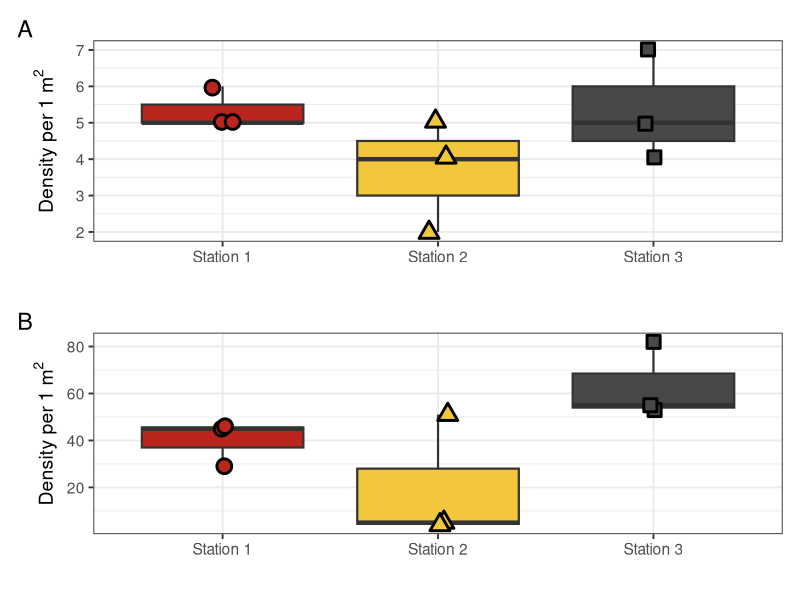
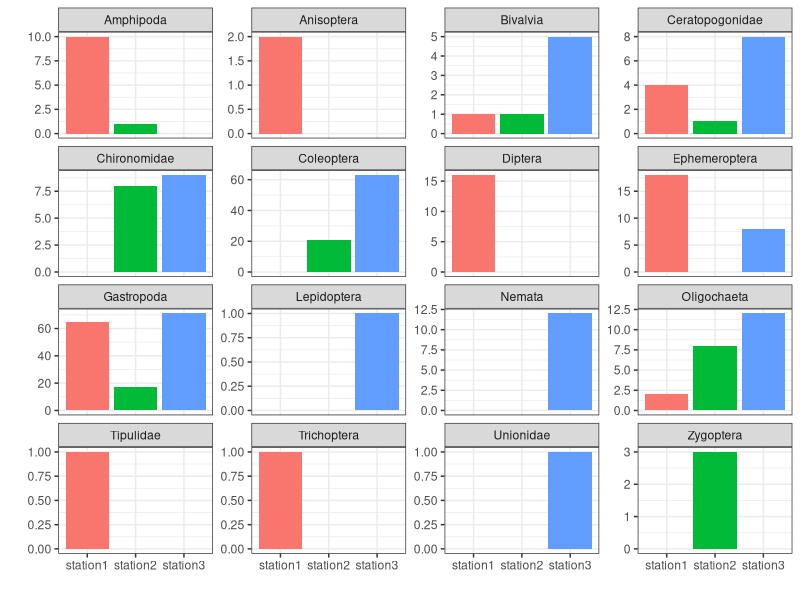
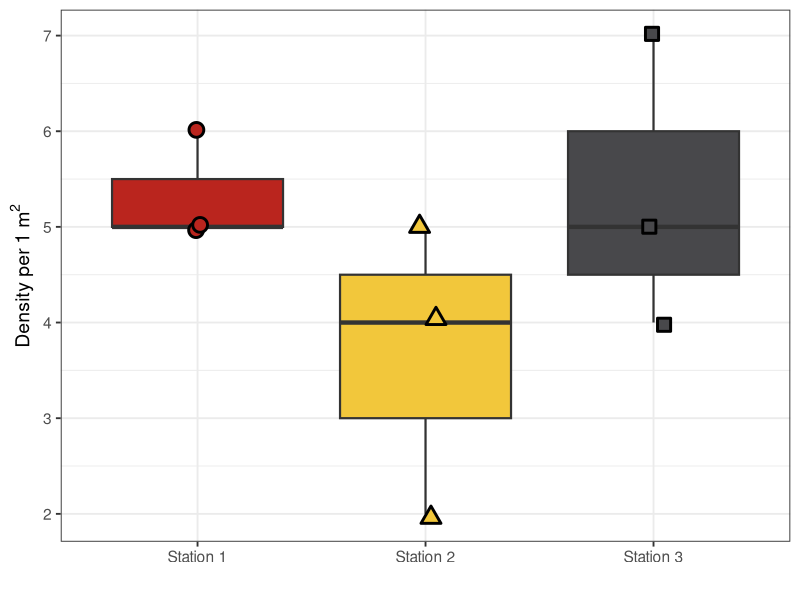
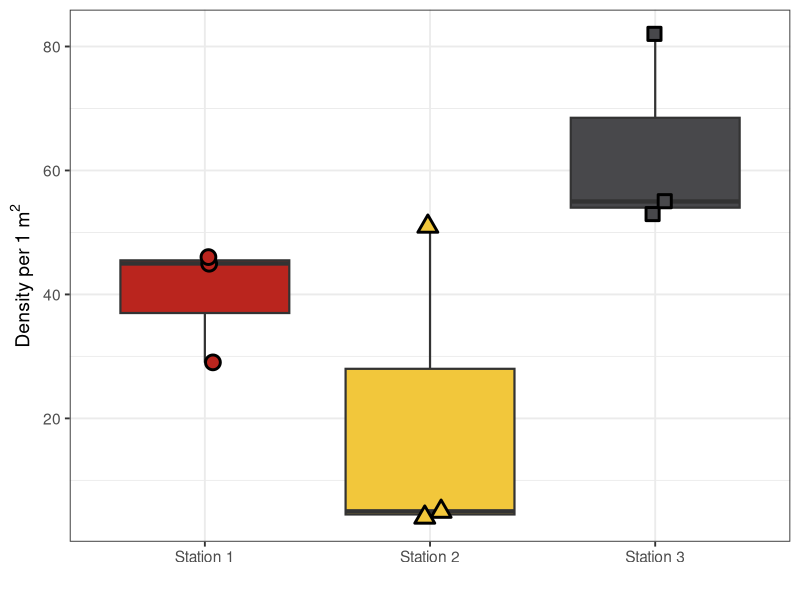

These charts were generated, in order, by the following R code:
# Libraries -----------------------------------------------------------------

library(tidyverse)
library(vegan)
library(patchwork)


# data --------------------------------------------------------------------
invert_data <- read.csv("data/invert_data.csv")
str(invert_data)
colnames(invert_data)


# Make into Univariate Dataframe ------------------------------------------

invert_data <- invert_data %>% 
  separate(site, c('site','sample'))
invert <- invert_data %>% select(Nemata:Unionidae)
env <- invert_data %>% select(site:sample)
invert_1m <- invert*10

#Vegan functions
richness <- specnumber(invert)
abundance <- rowSums(invert)
#Shannon-weaver
H <- diversity(invert, index = "shannon")
#Simpsons
D <- diversity(invert, "simpson")
#Pielous' evenness
J <- H/log(richness)

univariate <-  env
univariate$richness <- richness
univariate$shannon <- H
univariate$abundance <- abundance
univariate$simpson <- D
univariate$evenness <- J

write.csv(univariate, "data/univariate_data.csv", row.names = FALSE)

# Summary Table -----------------------------------------------------------

univariate %>% 
  group_by(site) %>%
  summarise(S_mean = mean(richness),
            S_sd = sd(richness))
sum_table <- univariate %>% 
  group_by(site) %>% 
  summarise(across(
    .cols = where(is.numeric),
    .fns = list(Mean = mean, SD = sd, min = min), na.rm = TRUE, 
    .names = "{col}_{fn}"
  ))
sum_table <- sum_table %>% t %>% as.data.frame()
write.csv(sum_table, "data/univariate_summary.csv", row.names = TRUE)


# Figures -----------------------------------------------------------------

richness_plot <- ggplot(univariate, aes(x = site, y = richness)) +
  geom_boxplot(lwd = 0.75, aes(fill= site)) +
  geom_jitter(aes(shape = site, fill = site), 
              size = 4, stroke = 1.5, width = 0.05, height = 0.05)+
  theme_bw(14) +
  scale_shape_manual(values = c(21, 24, 22))+
  scale_fill_manual(values = c("#BA251E","#F2C73B", "#48484B")) +
  theme(legend.position = "none") +
  labs(x = "", 
       y = (expression(paste("Density per 1"," ",m^2)))) +
  scale_x_discrete(labels = c("station1" = "Station 1", 
                              "station2" = "Station 2", 
                              "station3" = "Station 3"))

ggsave("output/richness_plot.jpg", richness_plot)  

density_plot <- ggplot(univariate, aes(x = site, y = abundance)) +
  geom_boxplot(lwd = 0.75, aes(fill= site)) +
  geom_jitter(aes(shape = site, fill = site), 
              size = 4, stroke = 1.5, width = 0.05, height = 0.05)+
  theme_bw(14) +
  scale_shape_manual(values = c(21, 24, 22))+
  scale_fill_manual(values = c("#BA251E","#F2C73B", "#48484B")) +
  theme(legend.position = "none") +
  labs(x = "", 
       y = (expression(paste("Density per 1"," ",m^2)))) +
  scale_x_discrete(labels = c("station1" = "Station 1", 
                              "station2" = "Station 2", 
                              "station3" = "Station 3"))

ggsave("output/density_plot.jpg", density_plot)  

richness_plot / density_plot + plot_annotation(tag_levels = "A")


# multivariate ------------------------------------------------------------

invert_long <- invert_data %>% 
  pivot_longer(Nemata:Unionidae, 
               names_to = "species", 
               values_to = "count")

ggplot(invert_long, aes(x = site, y = count, fill = site)) +
  geom_col() +
  facet_wrap(.~species, scales = "free_y") +
  theme_bw() +
  theme(legend.position = "none") +
  labs(x = "", 
       y = "")
